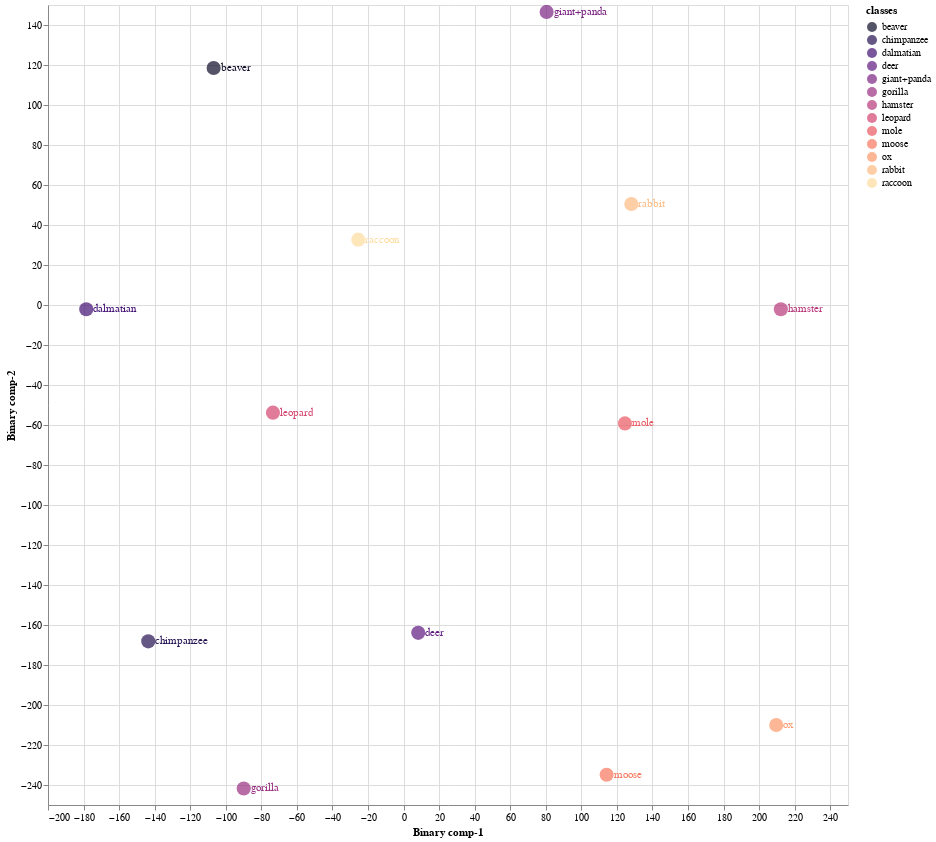
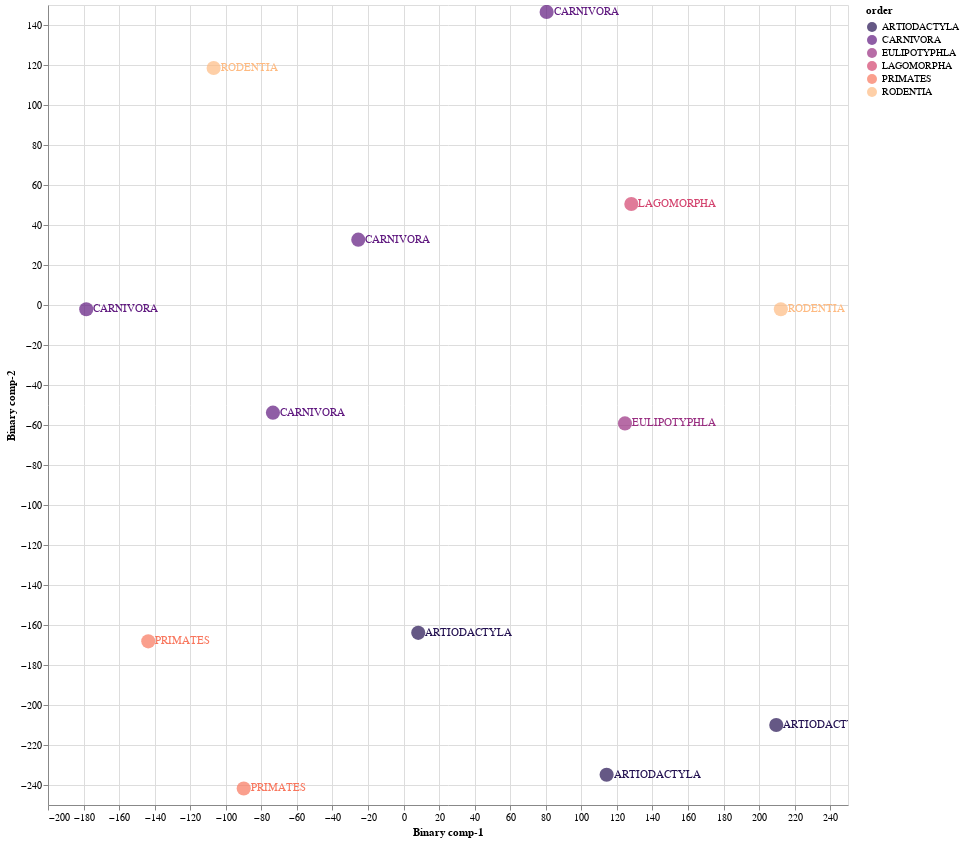

Notebook cell for these charts, in order:
### Markdown cell above
# 10. CZSL on Unseen Test Set using Hyperoptiimsation parameters

### Code cell
Train01 = CZSL(mode = "Train", 
               split = 1, 
               DNN = ProjectionNetwork1, 
               epochs = 48, 
               bs = 24, 
               numunits = 1840, 
               lr = 0.14144101775100743, 
               optimiser = nn.Sigmoid(), 
               dropout = 0.42894639566320725, 
               mom = 0.9347084361941846, 
               wd = 0,  
               device = 'cuda', 
               checkpoint = CP1, 
               pred_type = 'Probabilistic', 
               dist_type = 'cosine')

#mode
#1. "Train" - Use Train Val split
#2. "Test" - For Unseen Test Data

#split
# 1 -Train/Val Split 1
# 2 -Train/Val Split 2
# 3 -Train/Val Split 2

#pred_type
#1. "Probabilistic" - continous real numbers giving probability for prdiction to be 1
#2. "Deterministic" - 1 or 0 prediction values

#dist_type
#1. euclidean
#2. cosine
#3. hamming
#4. jaccard

### Figure 1 — Vega-Lite specification as saved in the notebook (floating-point values rounded to 4 significant figures)
{"config": {"view": {"continuousWidth": 400, "continuousHeight": 300}}, "layer": [{"mark": {"type": "circle", "size": 200}, "encoding": {"color": {"field": "classes", "scale": {"scheme": "Magma"}, "type": "nominal"}, "x": {"field": "Binary comp-1", "type": "quantitative"}, "y": {"field": "Binary comp-2", "type": "quantitative"}}, "height": 800, "selection": {"selector001": {"type": "interval", "bind": "scales", "encodings": ["x", "y"]}}, "width": 800}, {"mark": {"type": "text", "align": "left", "baseline": "middle", "dx": 7}, "encoding": {"color": {"field": "classes", "scale": {"scheme": "Magma"}, "type": "nominal"}, "text": {"field": "classes", "type": "nominal"}, "x": {"field": "Binary comp-1", "type": "quantitative"}, "y": {"field": "Binary comp-2", "type": "quantitative"}}, "height": 800, "width": 800}], "data": {"name": "data-c1524a7dd8155cc761d30dfc7c9bfa83"}, "$schema": "https://vega.github.io/schema/vega-lite/v4.17.0.json", "datasets": {"data-c1524a7dd8155cc761d30dfc7c9bfa83": [{"Binary comp-1": -106.8, "Binary comp-2": 118.5, "classes": "beaver", "sciName": "Aplodontia_rufa", "animal_label": 4, "animal_class": "beaver", "mainCommonName": "Mountain Beaver", "otherCommonNames": "Boomer|Sewellel|Point Arena Mountain Beaver|Point Reyes Mountain Beaver", "class": "Mammalia", "infraclass": "Placentalia", "magnorder": "Boreoeutheria", "superorder": "Euarchontoglires", "order": "RODENTIA", "suborder": "SCIUROMORPHA", "infraorder": null, "parvorder": null, "superfamily": null, "family": "APLODONTIIDAE", "subfamily": null, "tribe": null, "genus": "Aplodontia"}, {"Binary comp-1": -178.5, "Binary comp-2": -2.148, "classes": "dalmatian", "sciName": "Canis_familiaris", "animal_label": 5, "animal_class": "dalmatian", "mainCommonName": "Domestic Dog", "otherCommonNames": "Dog|Dingo|Feral Dog|New Guinea Singing Dog|Village Dog", "class": "Mammalia", "infraclass": "Placentalia", "magnorder": "Boreoeutheria", "superorder": "Laurasiatheria", "order": "CARNIVORA", "suborder": "CANIFORMIA", "infraorder": "CANOIDEA", "parvorder": null, "superfamily": null, "family": "CANIDAE", "subfamily": null, "tribe": null, "genus": "Canis"}, {"Binary comp-1": 124.5, "Binary comp-2": -59.19, "classes": "mole", "sciName": "Talpa_altaica", "animal_label": 12, "animal_class": "mole", "mainCommonName": "Altai Mole", "otherCommonNames": "Siberian Mole", "class": "Mammalia", "infraclass": "Placentalia", "magnorder": "Boreoeutheria", "superorder": "Laurasiatheria", "order": "EULIPOTYPHLA", "suborder": null, "infraorder": null, "parvorder": null, "superfamily": null, "family": "TALPIDAE", "subfamily": "TALPINAE", "tribe": "TALPINI", "genus": "Talpa"}, {"Binary comp-1": -73.47, "Binary comp-2": -53.83, "classes": "leopard", "sciName": "Panthera_pardus", "animal_label": 15, "animal_class": "leopard", "mainCommonName": "Leopard", "otherCommonNames": "Panther", "class": "Mammalia", "infraclass": "Placentalia", "magnorder": "Boreoeutheria", "superorder": "Laurasiatheria", "order": "CARNIVORA", "suborder": "FELIFORMIA", "infraorder": "FELOIDEA", "parvorder": null, "superfamily": null, "family": "FELIDAE", "subfamily": "PANTHERINAE", "tribe": null, "genus": "Panthera"}, {"Binary comp-1": 114.2, "Binary comp-2": -234.9, "classes": "moose", "sciName": "Alces_alces", "animal_label": 16, "animal_class": "moose", "mainCommonName": "Moose", "otherCommonNames": "Elk|Eurasian Elk|Caucasian Moose", "class": "Mammalia", "infraclass": "Placentalia", "magnorder": "Boreoeutheria", "superorder": "Laurasiatheria", "order": "ARTIODACTYLA", "suborder": "RUMINANTIA", "infraorder": "PECORA", "parvorder": null, "superfamily": null, "family": "CERVIDAE", "subfamily": "CAPREOLINAE", "tribe": "ALCEINI", "genus": "Alces"}, {"Binary comp-1": -89.9, "Binary comp-2": -241.7, "classes": "gorilla", "sciName": "Gorilla_gorilla", "animal_label": 20, "animal_class": "gorilla", "mainCommonName": "Western Gorilla", "otherCommonNames": "Lowland Gorilla|Cross River Gorilla|Western Lowland Gorilla", "class": "Mammalia", "infraclass": "Placentalia", "magnorder": "Boreoeutheria", "superorder": "Euarchontoglires", "order": "PRIMATES", "suborder": "HAPLORHINI", "infraorder": "SIMIIFORMES", "parvorder": "CATARRHINI", "superfamily": "HOMINOIDEA", "family": "HOMINIDAE", "subfamily": "HOMININAE", "tribe": null, "genus": "Gorilla"}, {"Binary comp-1": 209.7, "Binary comp-2": -210.0, "classes": "ox", "sciName": "Bos_sauveli", "animal_label": 21, "animal_class": "ox", "mainCommonName": "Kouprey", "otherCommonNames": "Gray Ox|Indochinese Forest Ox", "class": "Mammalia", "infraclass": "Placentalia", "magnorder": "Boreoeutheria", "superorder": "Laurasiatheria", "order": "ARTIODACTYLA", "suborder": "RUMINANTIA", "infraorder": "PECORA", "parvorder": null, "superfamily": null, "family": "BOVIDAE", "subfamily": "BOVINAE", "tribe": "BOVINI", "genus": "Bos"}, {"Binary comp-1": -143.6, "Binary comp-2": -168.2, "classes": "chimpanzee", "sciName": "Pan_troglodytes", "animal_label": 25, "animal_class": "chimpanzee", "mainCommonName": "Chimpanzee", "otherCommonNames": "Chimpanzee|Common Chimpanzee|Robust Chimpanzee|Central Chimpanzee|Eastern Chimpanzee|Nigeria-Cameroon Chimpanzee|Western Chimpanzee", "class": "Mammalia", "infraclass": "Placentalia", "magnorder": "Boreoeutheria", "superorder": "Euarchontoglires", "order": "PRIMATES", "suborder": "HAPLORHINI", "infraorder": "SIMIIFORMES", "parvorder": "CATARRHINI", "superfamily": "HOMINOIDEA", "family": "HOMINIDAE", "subfamily": "HOMININAE", "tribe": null, "genus": "Pan"}, {"Binary comp-1": 212.2, "Binary comp-2": -2.126, "classes": "hamster", "sciName": "Mesocricetus_brandti", "animal_label": 26, "animal_class": "hamster", "mainCommonName": "Brandt's Hamster", "otherCommonNames": "Turkish Hamster", "class": "Mammalia", "infraclass": "Placentalia", "magnorder": "Boreoeutheria", "superorder": "Euarchontoglires", "order": "RODENTIA", "suborder": "SUPRAMYOMORPHA", "infraorder": "MYOMORPHI", "parvorder": null, "superfamily": "MUROIDEA", "family": "CRICETIDAE", "subfamily": "CRICETINAE", "tribe": null, "genus": "Mesocricetus"}, {"Binary comp-1": 128.1, "Binary comp-2": 50.52, "classes": "rabbit", "sciName": "Pentalagus_furnessi", "animal_label": 29, "animal_class": "rabbit", "mainCommonName": "Amami Rabbit", "otherCommonNames": "Ryukyu Rabbit", "class": "Mammalia", "infraclass": "Placentalia", "magnorder": "Boreoeutheria", "superorder": "Euarchontoglires", "order": "LAGOMORPHA", "suborder": null, "infraorder": null, "parvorder": null, "superfamily": null, "family": "LEPORIDAE", "subfamily": null, "tribe": null, "genus": "Pentalagus"}, {"Binary comp-1": 80.48, "Binary comp-2": 146.6, "classes": "giant+panda", "sciName": "Ailuropoda_melanoleuca", "animal_label": 39, "animal_class": "giant+panda", "mainCommonName": "Giant Panda", "otherCommonNames": "Da Xiong Mao", "class": "Mammalia", "infraclass": "Placentalia", "magnorder": "Boreoeutheria", "superorder": "Laurasiatheria", "order": "CARNIVORA", "suborder": "CANIFORMIA", "infraorder": "ARCTOIDEA", "parvorder": null, "superfamily": "URSOIDEA", "family": "URSIDAE", "subfamily": "AILUROPODINAE", "tribe": null, "genus": "Ailuropoda"}, {"Binary comp-1": 8.26, "Binary comp-2": -163.9, "classes": "deer", "sciName": "Hydropotes_inermis", "animal_label": 40, "animal_class": "deer", "mainCommonName": "Chinese Water Deer", "otherCommonNames": null, "class": "Mammalia", "infraclass": "Placentalia", "magnorder": "Boreoeutheria", "superorder": "Laurasiatheria", "order": "ARTIODACTYLA", "suborder": "RUMINANTIA", "infraorder": "PECORA", "parvorder": null, "superfamily": null, "family": "CERVIDAE", "subfamily": "CAPREOLINAE", "tribe": "CAPREOLINI", "genus": "Hydropotes"}, {"Binary comp-1": -25.47, "Binary comp-2": 32.67, "classes": "raccoon", "sciName": "Procyon_lotor", "animal_label": 48, "animal_class": "raccoon", "mainCommonName": "Northern Raccoon", "otherCommonNames": "Common Raccoon", "class": "Mammalia", "infraclass": "Placentalia", "magnorder": "Boreoeutheria", "superorder": "Laurasiatheria", "order": "CARNIVORA", "suborder": "CANIFORMIA", "infraorder": "ARCTOIDEA", "parvorder": null, "superfamily": "MUSTELOIDEA", "family": "PROCYONIDAE", "subfamily": null, "tribe": null, "genus": "Procyon"}]}}

### Figure 2 — Vega-Lite specification as saved in the notebook (floating-point values rounded to 4 significant figures)
{"config": {"view": {"continuousWidth": 400, "continuousHeight": 300}}, "layer": [{"mark": {"type": "circle", "size": 200}, "encoding": {"color": {"field": "order", "scale": {"scheme": "Magma"}, "type": "nominal"}, "x": {"field": "Binary comp-1", "type": "quantitative"}, "y": {"field": "Binary comp-2", "type": "quantitative"}}, "height": 800, "selection": {"selector002": {"type": "interval", "bind": "scales", "encodings": ["x", "y"]}}, "width": 800}, {"mark": {"type": "text", "align": "left", "baseline": "middle", "dx": 7}, "encoding": {"color": {"field": "order", "scale": {"scheme": "Magma"}, "type": "nominal"}, "text": {"field": "order", "type": "nominal"}, "x": {"field": "Binary comp-1", "type": "quantitative"}, "y": {"field": "Binary comp-2", "type": "quantitative"}}, "height": 800, "width": 800}], "data": {"name": "data-c1524a7dd8155cc761d30dfc7c9bfa83"}, "$schema": "https://vega.github.io/schema/vega-lite/v4.17.0.json", "datasets": {"data-c1524a7dd8155cc761d30dfc7c9bfa83": [{"Binary comp-1": -106.8, "Binary comp-2": 118.5, "classes": "beaver", "sciName": "Aplodontia_rufa", "animal_label": 4, "animal_class": "beaver", "mainCommonName": "Mountain Beaver", "otherCommonNames": "Boomer|Sewellel|Point Arena Mountain Beaver|Point Reyes Mountain Beaver", "class": "Mammalia", "infraclass": "Placentalia", "magnorder": "Boreoeutheria", "superorder": "Euarchontoglires", "order": "RODENTIA", "suborder": "SCIUROMORPHA", "infraorder": null, "parvorder": null, "superfamily": null, "family": "APLODONTIIDAE", "subfamily": null, "tribe": null, "genus": "Aplodontia"}, {"Binary comp-1": -178.5, "Binary comp-2": -2.148, "classes": "dalmatian", "sciName": "Canis_familiaris", "animal_label": 5, "animal_class": "dalmatian", "mainCommonName": "Domestic Dog", "otherCommonNames": "Dog|Dingo|Feral Dog|New Guinea Singing Dog|Village Dog", "class": "Mammalia", "infraclass": "Placentalia", "magnorder": "Boreoeutheria", "superorder": "Laurasiatheria", "order": "CARNIVORA", "suborder": "CANIFORMIA", "infraorder": "CANOIDEA", "parvorder": null, "superfamily": null, "family": "CANIDAE", "subfamily": null, "tribe": null, "genus": "Canis"}, {"Binary comp-1": 124.5, "Binary comp-2": -59.19, "classes": "mole", "sciName": "Talpa_altaica", "animal_label": 12, "animal_class": "mole", "mainCommonName": "Altai Mole", "otherCommonNames": "Siberian Mole", "class": "Mammalia", "infraclass": "Placentalia", "magnorder": "Boreoeutheria", "superorder": "Laurasiatheria", "order": "EULIPOTYPHLA", "suborder": null, "infraorder": null, "parvorder": null, "superfamily": null, "family": "TALPIDAE", "subfamily": "TALPINAE", "tribe": "TALPINI", "genus": "Talpa"}, {"Binary comp-1": -73.47, "Binary comp-2": -53.83, "classes": "leopard", "sciName": "Panthera_pardus", "animal_label": 15, "animal_class": "leopard", "mainCommonName": "Leopard", "otherCommonNames": "Panther", "class": "Mammalia", "infraclass": "Placentalia", "magnorder": "Boreoeutheria", "superorder": "Laurasiatheria", "order": "CARNIVORA", "suborder": "FELIFORMIA", "infraorder": "FELOIDEA", "parvorder": null, "superfamily": null, "family": "FELIDAE", "subfamily": "PANTHERINAE", "tribe": null, "genus": "Panthera"}, {"Binary comp-1": 114.2, "Binary comp-2": -234.9, "classes": "moose", "sciName": "Alces_alces", "animal_label": 16, "animal_class": "moose", "mainCommonName": "Moose", "otherCommonNames": "Elk|Eurasian Elk|Caucasian Moose", "class": "Mammalia", "infraclass": "Placentalia", "magnorder": "Boreoeutheria", "superorder": "Laurasiatheria", "order": "ARTIODACTYLA", "suborder": "RUMINANTIA", "infraorder": "PECORA", "parvorder": null, "superfamily": null, "family": "CERVIDAE", "subfamily": "CAPREOLINAE", "tribe": "ALCEINI", "genus": "Alces"}, {"Binary comp-1": -89.9, "Binary comp-2": -241.7, "classes": "gorilla", "sciName": "Gorilla_gorilla", "animal_label": 20, "animal_class": "gorilla", "mainCommonName": "Western Gorilla", "otherCommonNames": "Lowland Gorilla|Cross River Gorilla|Western Lowland Gorilla", "class": "Mammalia", "infraclass": "Placentalia", "magnorder": "Boreoeutheria", "superorder": "Euarchontoglires", "order": "PRIMATES", "suborder": "HAPLORHINI", "infraorder": "SIMIIFORMES", "parvorder": "CATARRHINI", "superfamily": "HOMINOIDEA", "family": "HOMINIDAE", "subfamily": "HOMININAE", "tribe": null, "genus": "Gorilla"}, {"Binary comp-1": 209.7, "Binary comp-2": -210.0, "classes": "ox", "sciName": "Bos_sauveli", "animal_label": 21, "animal_class": "ox", "mainCommonName": "Kouprey", "otherCommonNames": "Gray Ox|Indochinese Forest Ox", "class": "Mammalia", "infraclass": "Placentalia", "magnorder": "Boreoeutheria", "superorder": "Laurasiatheria", "order": "ARTIODACTYLA", "suborder": "RUMINANTIA", "infraorder": "PECORA", "parvorder": null, "superfamily": null, "family": "BOVIDAE", "subfamily": "BOVINAE", "tribe": "BOVINI", "genus": "Bos"}, {"Binary comp-1": -143.6, "Binary comp-2": -168.2, "classes": "chimpanzee", "sciName": "Pan_troglodytes", "animal_label": 25, "animal_class": "chimpanzee", "mainCommonName": "Chimpanzee", "otherCommonNames": "Chimpanzee|Common Chimpanzee|Robust Chimpanzee|Central Chimpanzee|Eastern Chimpanzee|Nigeria-Cameroon Chimpanzee|Western Chimpanzee", "class": "Mammalia", "infraclass": "Placentalia", "magnorder": "Boreoeutheria", "superorder": "Euarchontoglires", "order": "PRIMATES", "suborder": "HAPLORHINI", "infraorder": "SIMIIFORMES", "parvorder": "CATARRHINI", "superfamily": "HOMINOIDEA", "family": "HOMINIDAE", "subfamily": "HOMININAE", "tribe": null, "genus": "Pan"}, {"Binary comp-1": 212.2, "Binary comp-2": -2.126, "classes": "hamster", "sciName": "Mesocricetus_brandti", "animal_label": 26, "animal_class": "hamster", "mainCommonName": "Brandt's Hamster", "otherCommonNames": "Turkish Hamster", "class": "Mammalia", "infraclass": "Placentalia", "magnorder": "Boreoeutheria", "superorder": "Euarchontoglires", "order": "RODENTIA", "suborder": "SUPRAMYOMORPHA", "infraorder": "MYOMORPHI", "parvorder": null, "superfamily": "MUROIDEA", "family": "CRICETIDAE", "subfamily": "CRICETINAE", "tribe": null, "genus": "Mesocricetus"}, {"Binary comp-1": 128.1, "Binary comp-2": 50.52, "classes": "rabbit", "sciName": "Pentalagus_furnessi", "animal_label": 29, "animal_class": "rabbit", "mainCommonName": "Amami Rabbit", "otherCommonNames": "Ryukyu Rabbit", "class": "Mammalia", "infraclass": "Placentalia", "magnorder": "Boreoeutheria", "superorder": "Euarchontoglires", "order": "LAGOMORPHA", "suborder": null, "infraorder": null, "parvorder": null, "superfamily": null, "family": "LEPORIDAE", "subfamily": null, "tribe": null, "genus": "Pentalagus"}, {"Binary comp-1": 80.48, "Binary comp-2": 146.6, "classes": "giant+panda", "sciName": "Ailuropoda_melanoleuca", "animal_label": 39, "animal_class": "giant+panda", "mainCommonName": "Giant Panda", "otherCommonNames": "Da Xiong Mao", "class": "Mammalia", "infraclass": "Placentalia", "magnorder": "Boreoeutheria", "superorder": "Laurasiatheria", "order": "CARNIVORA", "suborder": "CANIFORMIA", "infraorder": "ARCTOIDEA", "parvorder": null, "superfamily": "URSOIDEA", "family": "URSIDAE", "subfamily": "AILUROPODINAE", "tribe": null, "genus": "Ailuropoda"}, {"Binary comp-1": 8.26, "Binary comp-2": -163.9, "classes": "deer", "sciName": "Hydropotes_inermis", "animal_label": 40, "animal_class": "deer", "mainCommonName": "Chinese Water Deer", "otherCommonNames": null, "class": "Mammalia", "infraclass": "Placentalia", "magnorder": "Boreoeutheria", "superorder": "Laurasiatheria", "order": "ARTIODACTYLA", "suborder": "RUMINANTIA", "infraorder": "PECORA", "parvorder": null, "superfamily": null, "family": "CERVIDAE", "subfamily": "CAPREOLINAE", "tribe": "CAPREOLINI", "genus": "Hydropotes"}, {"Binary comp-1": -25.47, "Binary comp-2": 32.67, "classes": "raccoon", "sciName": "Procyon_lotor", "animal_label": 48, "animal_class": "raccoon", "mainCommonName": "Northern Raccoon", "otherCommonNames": "Common Raccoon", "class": "Mammalia", "infraclass": "Placentalia", "magnorder": "Boreoeutheria", "superorder": "Laurasiatheria", "order": "CARNIVORA", "suborder": "CANIFORMIA", "infraorder": "ARCTOIDEA", "parvorder": null, "superfamily": "MUSTELOIDEA", "family": "PROCYONIDAE", "subfamily": null, "tribe": null, "genus": "Procyon"}]}}
